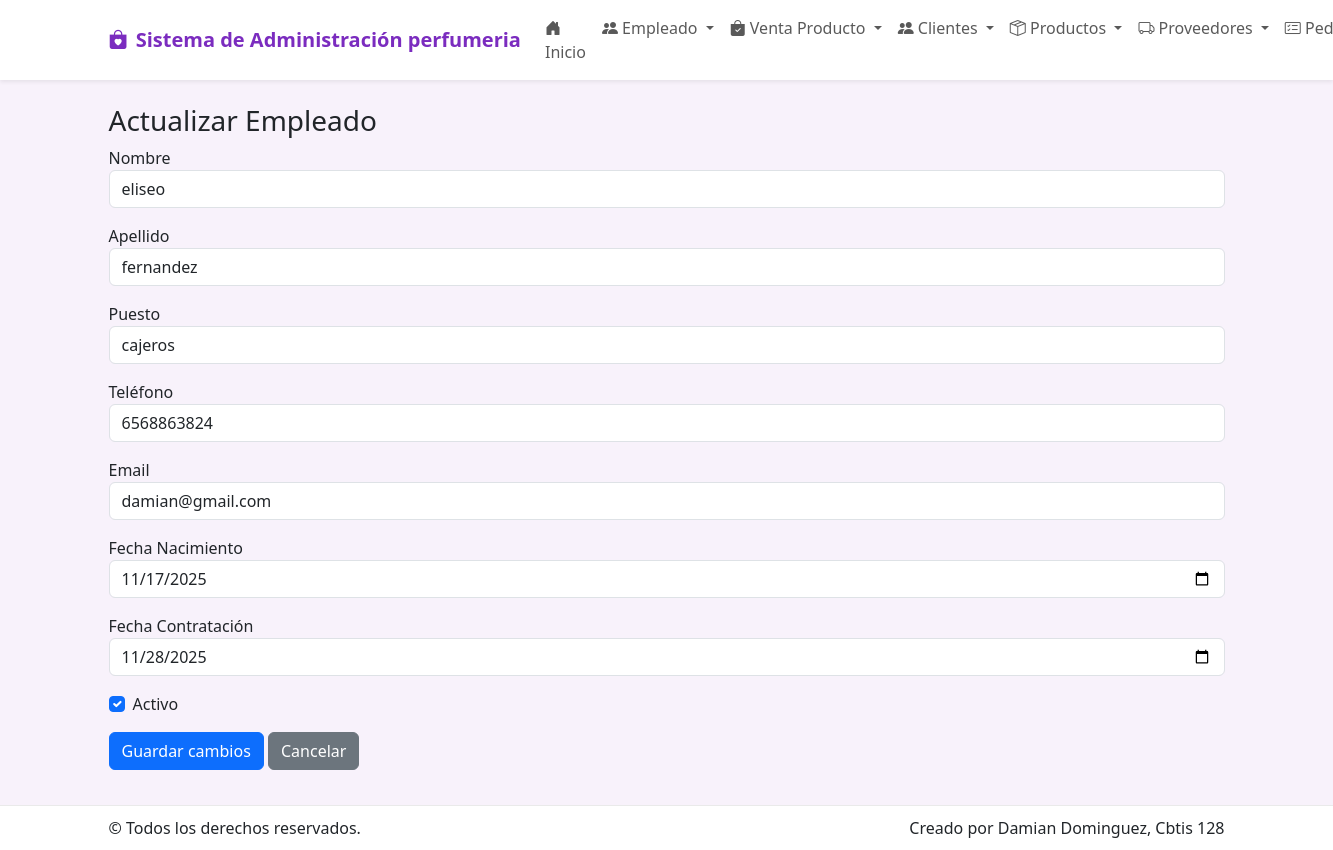
The app's page /empleado/actualizar/9/ with its own data.
### app_perfumeria/models.py (models this page shows, shortened)
class Empleado(models.Model):
    nombre = models.CharField(max_length=100)
    apellido = models.CharField(max_length=100)
    puesto = models.CharField(max_length=100)
    telefono = models.CharField(max_length=20, blank=True, null=True)
    email = models.EmailField(blank=True, null=True)
    fecha_nacimiento = models.DateField(blank=True, null=True)        # Campo editable
    fecha_contratacion = models.DateField(blank=True, null=True)      # Campo editable
    activo = models.BooleanField(default=True)

### app_perfumeria/views.py (the view, shortened to what this page needs)
# urls.py: path('empleado/actualizar/<int:empleado_id>/', views.actualizar_empleado, name='actualizar_empleado'),
def actualizar_empleado(request, empleado_id):
    empleado = get_object_or_404(Empleado, id=empleado_id)
    return render(request, 'empleado/actualizar_empleado.html', {'empleado': empleado})

### app_perfumeria/templates/empleado/actualizar_empleado.html (shortened to what this page needs)
{% extends 'base.html' %}
{% block content %}
<h3>Actualizar Empleado</h3>
<form method="POST" action="{% url 'actualizar_empleado' empleado.id %}">
  <div class="mb-3">
    <label>Nombre</label>
    <input class="form-control" name="nombre" value="{{ empleado.nombre }}" required>
  </div>
  <div class="mb-3">
    <label>Apellido</label>
    <input class="form-control" name="apellido" value="{{ empleado.apellido }}" required>
  </div>
  <div class="mb-3">
    <label>Puesto</label>
    <input class="form-control" name="puesto" value="{{ empleado.puesto }}">
  </div>
  <div class="mb-3">
    <label>Teléfono</label>
    <input class="form-control" name="telefono" value="{{ empleado.telefono }}">
  </div>
  <div class="mb-3">
    <label>Email</label>
    <input type="email" class="form-control" name="email" value="{{ empleado.email }}">
  </div>
  <div class="mb-3">
    <label>Fecha Nacimiento</label>
    <input type="date" class="form-control" name="fecha_nacimiento"
           value="{{ empleado.fecha_nacimiento|date:'Y-m-d' }}">
  </div>
  <div class="mb-3">
    <label>Fecha Contratación</label>
    <input type="date" class="form-control" name="fecha_contratacion"
           value="{{ empleado.fecha_contratacion|date:'Y-m-d' }}">
  </div>
  <div class="form-check mb-3">
    <input type="checkbox" class="form-check-input" id="activo" name="activo" {% if empleado.activo %}checked{% endif %}>
    <label class="form-check-label" for="activo">Activo</label>
  </div>
  <button class="btn btn-primary">Guardar cambios</button>
  <a class="btn btn-secondary" href="{% url 'ver_empleado' %}">Cancelar</a>
</form>
{% endblock %}

### app_perfumeria/templates/base.html (style rules this page uses)
:root { --morado: #7b2cbf; --rosa: #ff6bcb; --suave: #f8f2fb; }
body { background: var(--suave); }

### records on screen
Empleado: nombre "eliseo", apellido "fernandez", puesto "cajeros", telefono "6568863824", email "damian@gmail.com", fecha_nacimiento "11/17/2025", fecha_contratacion "11/28/2025", activo "☑"
